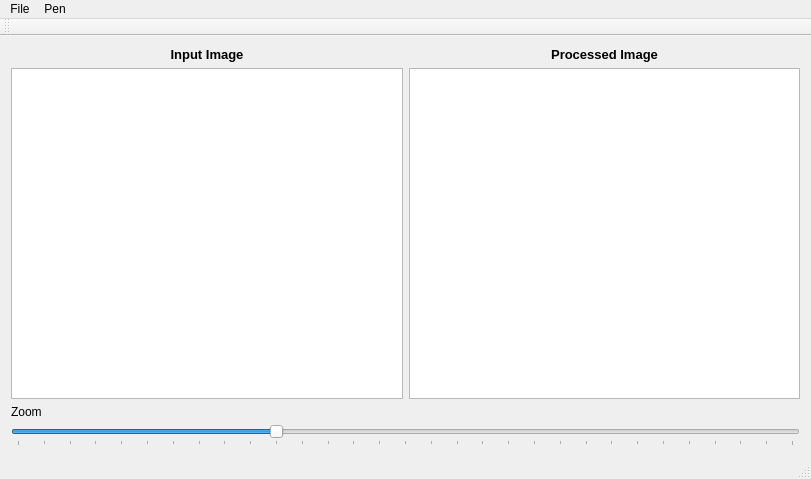
<?xml version="1.0" encoding="UTF-8"?>
<ui version="4.0">
 <class>MainWindow</class>
 <widget class="QMainWindow" name="MainWindow">
  <property name="windowModality">
   <enum>Qt::NonModal</enum>
  </property>
  <property name="geometry">
   <rect>
    <x>0</x>
    <y>0</y>
    <width>811</width>
    <height>479</height>
   </rect>
  </property>
  <property name="sizePolicy">
   <sizepolicy hsizetype="Maximum" vsizetype="Maximum">
    <horstretch>0</horstretch>
    <verstretch>0</verstretch>
   </sizepolicy>
  </property>
  <property name="minimumSize">
   <size>
    <width>811</width>
    <height>479</height>
   </size>
  </property>
  <property name="maximumSize">
   <size>
    <width>3000</width>
    <height>3000</height>
   </size>
  </property>
  <property name="sizeIncrement">
   <size>
    <width>10</width>
    <height>10</height>
   </size>
  </property>
  <property name="windowTitle">
   <string>Clanu2015-2016</string>
  </property>
  <property name="toolButtonStyle">
   <enum>Qt::ToolButtonIconOnly</enum>
  </property>
  <widget class="QWidget" name="centralWidget">
   <property name="sizePolicy">
    <sizepolicy hsizetype="Expanding" vsizetype="Expanding">
     <horstretch>0</horstretch>
     <verstretch>0</verstretch>
    </sizepolicy>
   </property>
   <property name="minimumSize">
    <size>
     <width>300</width>
     <height>200</height>
    </size>
   </property>
   <layout class="QVBoxLayout" name="verticalLayout_2">
    <item>
     <layout class="QHBoxLayout" name="horizontalLayout">
      <property name="sizeConstraint">
       <enum>QLayout::SetMaximumSize</enum>
      </property>
      <item>
       <layout class="QVBoxLayout" name="verticalLayout">
        <property name="sizeConstraint">
         <enum>QLayout::SetMaximumSize</enum>
        </property>
        <item>
         <widget class="QLabel" name="Input_label">
          <property name="font">
           <font>
            <pointsize>10</pointsize>
            <weight>75</weight>
            <bold>true</bold>
           </font>
          </property>
          <property name="text">
           <string>Input Image</string>
          </property>
          <property name="alignment">
           <set>Qt::AlignCenter</set>
          </property>
         </widget>
        </item>
        <item>
         <widget class="GraphicAndDraw" name="Input_graphicsView">
          <property name="viewportUpdateMode">
           <enum>QGraphicsView::FullViewportUpdate</enum>
          </property>
         </widget>
        </item>
       </layout>
      </item>
      <item>
       <layout class="QVBoxLayout" name="verticalLayout_3">
        <property name="sizeConstraint">
         <enum>QLayout::SetMaximumSize</enum>
        </property>
        <item>
         <widget class="QLabel" name="Output_label">
          <property name="font">
           <font>
            <pointsize>10</pointsize>
            <weight>75</weight>
            <bold>true</bold>
           </font>
          </property>
          <property name="text">
           <string>Processed Image</string>
          </property>
          <property name="alignment">
           <set>Qt::AlignCenter</set>
          </property>
         </widget>
        </item>
        <item>
         <widget class="QGraphicsView" name="Output_graphicsView"/>
        </item>
       </layout>
      </item>
     </layout>
    </item>
    <item>
     <widget class="QLabel" name="label">
      <property name="text">
       <string>Zoom</string>
      </property>
     </widget>
    </item>
    <item>
     <widget class="QSlider" name="horizontalSlider">
      <property name="sizePolicy">
       <sizepolicy hsizetype="MinimumExpanding" vsizetype="Fixed">
        <horstretch>0</horstretch>
        <verstretch>0</verstretch>
       </sizepolicy>
      </property>
      <property name="minimumSize">
       <size>
        <width>271</width>
        <height>21</height>
       </size>
      </property>
      <property name="minimum">
       <number>-10</number>
      </property>
      <property name="maximum">
       <number>20</number>
      </property>
      <property name="orientation">
       <enum>Qt::Horizontal</enum>
      </property>
      <property name="tickPosition">
       <enum>QSlider::TicksBelow</enum>
      </property>
      <property name="tickInterval">
       <number>1</number>
      </property>
     </widget>
    </item>
   </layout>
  </widget>
  <widget class="QMenuBar" name="menuBar">
   <property name="geometry">
    <rect>
     <x>0</x>
     <y>0</y>
     <width>811</width>
     <height>21</height>
    </rect>
   </property>
   <widget class="QMenu" name="menuLoad">
    <property name="title">
     <string>File</string>
    </property>
    <addaction name="actionOpen"/>
    <addaction name="actionOpen_Mask_Image"/>
    <addaction name="separator"/>
    <addaction name="actionProcess"/>
    <addaction name="separator"/>
    <addaction name="actionSave"/>
    <addaction name="actionSave_Mask"/>
   </widget>
   <widget class="QMenu" name="menuPen">
    <property name="title">
     <string>Pen</string>
    </property>
    <addaction name="actionSize"/>
   </widget>
   <addaction name="menuLoad"/>
   <addaction name="menuPen"/>
  </widget>
  <widget class="QToolBar" name="mainToolBar">
   <attribute name="toolBarArea">
    <enum>TopToolBarArea</enum>
   </attribute>
   <attribute name="toolBarBreak">
    <bool>false</bool>
   </attribute>
  </widget>
  <widget class="QStatusBar" name="statusBar"/>
  <action name="actionOpen">
   <property name="text">
    <string>Open Image</string>
   </property>
   <property name="shortcut">
    <string>Ctrl+O</string>
   </property>
  </action>
  <action name="actionProcess">
   <property name="text">
    <string>Process Image</string>
   </property>
   <property name="shortcut">
    <string>Ctrl+P</string>
   </property>
  </action>
  <action name="actionSave">
   <property name="text">
    <string>Save Processed Image</string>
   </property>
   <property name="shortcut">
    <string>Ctrl+S</string>
   </property>
  </action>
  <action name="actionSize">
   <property name="text">
    <string>Size</string>
   </property>
  </action>
  <action name="actionSave_Mask">
   <property name="text">
    <string>Save Mask</string>
   </property>
  </action>
  <action name="actionOpen_Mask_Image">
   <property name="text">
    <string>Open Mask Image</string>
   </property>
  </action>
 </widget>
 <layoutdefault spacing="6" margin="11"/>
 <customwidgets>
  <customwidget>
   <class>GraphicAndDraw</class>
   <extends>QGraphicsView</extends>
   <header>graphicanddraw.h</header>
  </customwidget>
 </customwidgets>
 <resources/>
 <connections/>
</ui>
